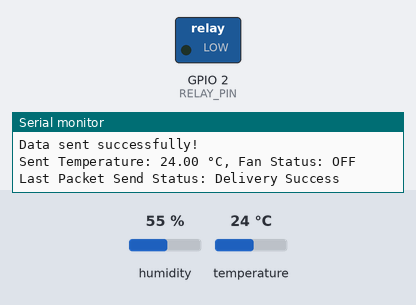
A program run on a simulated ESP32. Shown: switched loads named in the program (green lamp = pin HIGH), the last lines printed to the serial monitor. Inputs (shaded band) come from the test bench; at power-on: temperature 24 °C, humidity 55 %. A WiFi scan finds three made-up networks.

Above: at 3.2 s.
3.3 s: temperature set to 31 °C
6.0 s: temperature set to 34 °C
At 7.3 s:
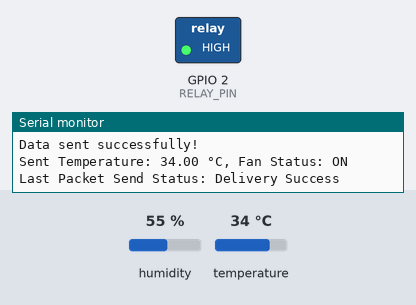
8.7 s: temperature set to 12 °C
At 10.9 s:
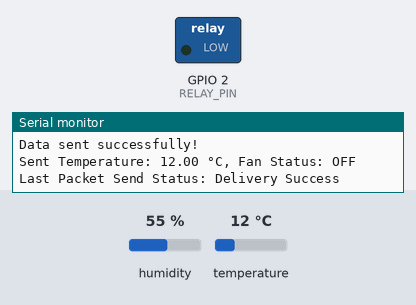
11.6 s: temperature set to 33 °C
At 13.4 s:
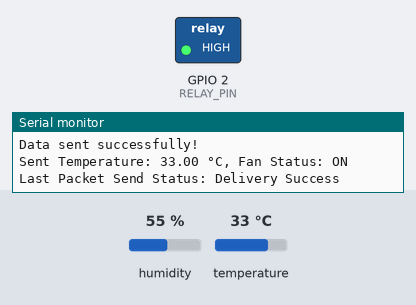
Timing chart, 0 to 14.9 s (numbered marks = the images above; inputs shaded):
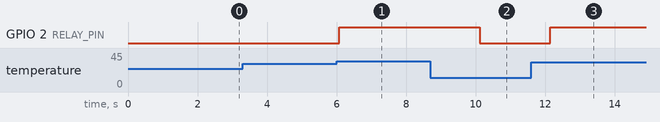

The program:

main.cpp
```cpp
#include <WiFi.h>
#include <esp_now.h>
#include <esp_wifi.h>
#include <DHT.h>

// Pin definitions
#define RELAY_PIN 2       // GPIO pin connected to the relay
#define DHTPIN 4          // Pin where the DHT11 is connected
#define DHTTYPE DHT11     // Define sensor type (DHT11)
#define THRESHOLD_TEMP 32 // Example temperature threshold

// DHT sensor setup
DHT dht(DHTPIN, DHTTYPE); // Initialize DHT sensor

// Master's MAC Address (Replace with actual MAC)
uint8_t masterMAC[] = {0xFC, 0xE8, 0xC0, 0x74, 0x50, 0x14}; // Replace with master MAC

// Wi-Fi Network SSID (Define the SSID you're connecting to)
const char* wifi_network_ssid = "josip";  // Wi-Fi network SSID
const char* wifi_network_password = "12345678"; // Wi-Fi network password

// Structure for ESP-NOW data
typedef struct struct_message {
  float temperature;
  char fanStatus[20];
} struct_message;

struct_message myData;

// Get Wi-Fi channel for the specified SSID
int32_t get_wifi_channel(const char* ssid) {
  int n = WiFi.scanNetworks();
  for (int i = 0; i < n; ++i) {
    if (String(ssid) == WiFi.SSID(i)) {
      return WiFi.channel(i);
    }
  }
  return 0;
}

// Set Wi-Fi channel for ESP32
void scan_and_set_wifi_channel() {
  Serial.printf("\nScanning for SSID: %s\n", wifi_network_ssid);
  int slave_channel = get_wifi_channel(wifi_network_ssid);

  if (slave_channel == 0) {
    Serial.println("SSID not found!");
  } else {
    Serial.printf("SSID found. Channel: %d\n", slave_channel);

    if (WiFi.channel() != slave_channel) {
      esp_wifi_set_promiscuous(true);
      esp_wifi_set_channel(slave_channel, WIFI_SECOND_CHAN_NONE);
      esp_wifi_set_promiscuous(false);
    }
  }
  Serial.printf("Current Wi-Fi channel: %d\n", WiFi.channel());
}

// Callback for send status
void OnDataSent(const uint8_t *mac, esp_now_send_status_t status) {
  Serial.print("Last Packet Send Status: ");
  Serial.println(status == ESP_NOW_SEND_SUCCESS ? "Delivery Success" : "Delivery Fail");
}

// Initialize ESP-NOW
void initESPNow() {
  if (esp_now_init() != ESP_OK) {
    Serial.println("Error initializing ESP-NOW");
    return;
  }

  // Set the MAC address of the master device
  esp_now_peer_info_t peerInfo;
  memset(&peerInfo, 0, sizeof(peerInfo));
  memcpy(peerInfo.peer_addr, masterMAC, 6);
  peerInfo.channel = 0;
  peerInfo.encrypt = false;

  if (esp_now_add_peer(&peerInfo) != ESP_OK) {
    Serial.println("Failed to add master as a peer");
    return;
  }
  Serial.println("Master added as a peer!");
}

// Send data to master
void sendDataToMaster() {
  esp_err_t result = esp_now_send(masterMAC, (uint8_t *)&myData, sizeof(myData));
  if (result == ESP_OK) {
    Serial.println("Data sent successfully!");
  } else {
    Serial.println("Error sending data");
  }

  Serial.print("Sent Temperature: ");
  Serial.print(myData.temperature);
  Serial.print(" °C, Fan Status: ");
  Serial.println(myData.fanStatus);
}

void setup() {
  Serial.begin(115200);

  // Setup relay pin
  pinMode(RELAY_PIN, OUTPUT);
  digitalWrite(RELAY_PIN, LOW); // Ensure relay is off initially

  // Setup DHT sensor
  dht.begin();

  // Setup WiFi (required for ESP-NOW)
  WiFi.mode(WIFI_STA);
  WiFi.setSleep(WIFI_PS_NONE);
  WiFi.channel(1);  // Set initial channel

  // Set Wi-Fi channel based on the master's Wi-Fi network
  scan_and_set_wifi_channel();

  // Initialize ESP-NOW
  initESPNow();

  // Register ESP-NOW send callback
  esp_now_register_send_cb(OnDataSent);
}

void loop() {
  float temperature = dht.readTemperature(); // Reads temperature in Celsius

  // Check if the reading was successful
  if (isnan(temperature)) {
    Serial.println("Failed to read temperature from DHT sensor!");
    return;
  }

  // Check the temperature and control the relay
  if (temperature > THRESHOLD_TEMP) {
    digitalWrite(RELAY_PIN, HIGH); // Turn on the fan
    strcpy(myData.fanStatus, "ON");
  } else {
    digitalWrite(RELAY_PIN, LOW); // Turn off the fan
    strcpy(myData.fanStatus, "OFF");
  }

  // Populate the structure with temperature and fan status
  myData.temperature = temperature;

  // Send data to master
  sendDataToMaster();

  // Delay for stability
  delay(1000);
}
```

Measured:
- the behaviour switches between 32 and 33 °C on temperature (found by bisection; images 0 and 1)
- after the input at 6.0 s, GPIO 2 (RELAY_PIN): LOW → HIGH after 0.07 s
- after the input at 8.7 s, GPIO 2 (RELAY_PIN): HIGH → LOW after 1.4 s
- after the input at 11.6 s, GPIO 2 (RELAY_PIN): LOW → HIGH after 0.55 s
